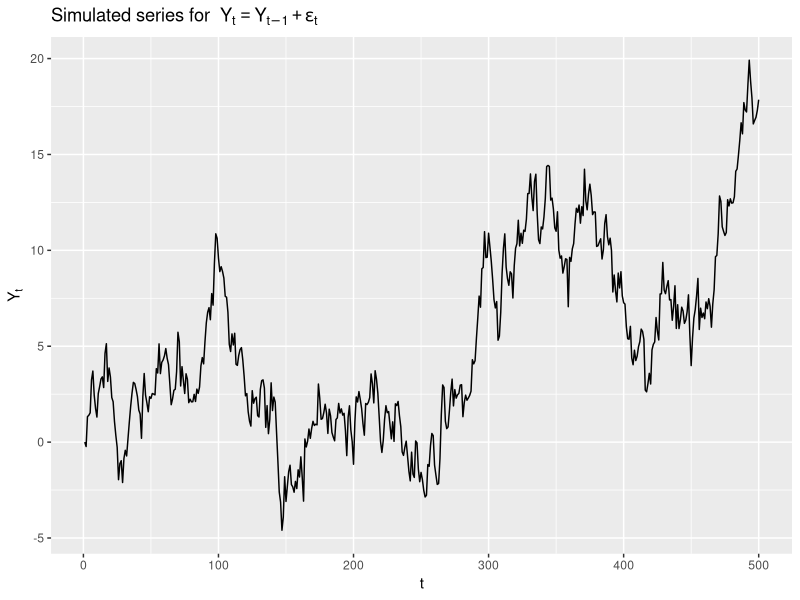
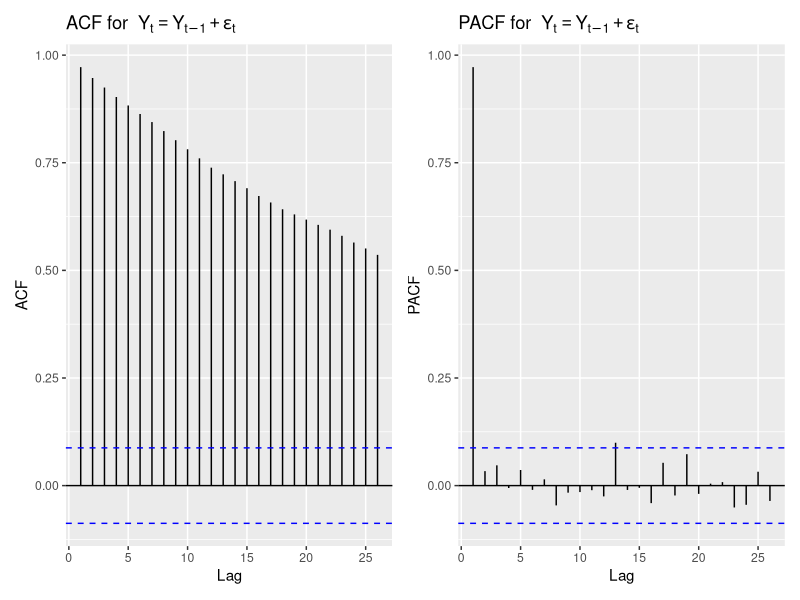

Generate these figures, in order, with R:
# Load necessary packages
library(ggplot2)
library(forecast)
library(patchwork)  # for combining ggplots side-by-side

## =====================================================
## 1. Prepare environment & set working directory
## =====================================================

# Set working directory (optional for RStudio users)
if (requireNamespace("rstudioapi", quietly = TRUE) && rstudioapi::isAvailable()) {
  setwd(dirname(rstudioapi::getActiveDocumentContext()$path))
}

## =====================================================
## 2. Simulate random walk process
##    Y_t = Y_{t-1} + epsilon_t
## =====================================================

set.seed(123)
n_samples <- 500
Y         <- numeric(n_samples)
epsilon   <- rnorm(n_samples, mean = 0, sd = 1)

# Random walk recursion
for (t in 2:n_samples) {
  Y[t] <- Y[t - 1] + epsilon[t]
}

## =====================================================
## 3. Time series plot
## =====================================================

ts_plot <- ggplot(data.frame(t = 1:n_samples, Y = Y),
                  aes(x = t, y = Y)) +
  geom_line() +
  ggtitle(
    expression("Simulated series for " ~
                 Y[t] == Y[t - 1] + epsilon[t])
  ) +
  xlab("t") +
  ylab(expression(Y[t]))

# Save time series plot as PNG
ggsave("random_walk_plot.png", ts_plot,
       width = 6, height = 4, dpi = 300)

## =====================================================
## 4. ACF and PACF plots
## =====================================================

acf_plot <- ggAcf(Y) +
  ggtitle(
    expression("ACF for " ~
                 Y[t] == Y[t - 1] + epsilon[t])
  )

pacf_plot <- ggPacf(Y) +
  ggtitle(
    expression("PACF for " ~
                 Y[t] == Y[t - 1] + epsilon[t])
  )

# Combine ACF and PACF into a single figure
acf_pacf_plot <- acf_plot + pacf_plot

# Save combined ACF/PACF plot as PNG
ggsave("rw_acf_pacf_plot.png", acf_pacf_plot,
       width = 12, height = 4, dpi = 300)
